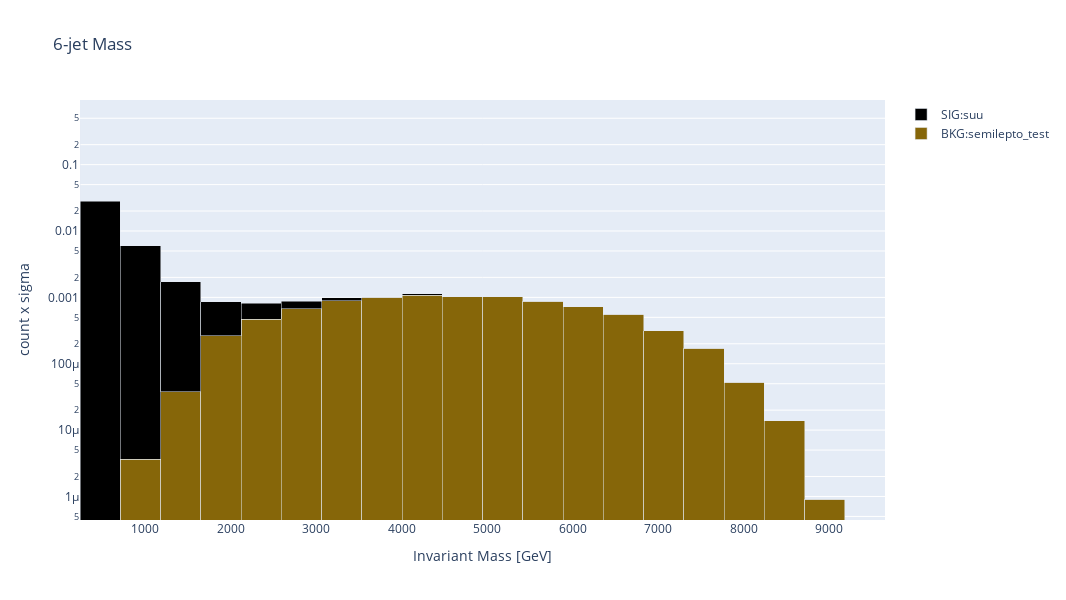

Notebook source saved alongside this figure:
### Code cell
fig = make_histogram(combined_masses, 20, clip_top_prc=100)
bin_width = fig.data[0].x[1] - fig.data[0].x[0]
fig.update_layout(
    title="6-jet Mass",
    xaxis_title="Invariant Mass [GeV]",
    yaxis_title_text="count x sigma",
    barmode="stack",
    bargap=0,
    width=1600 * (2 / 3),
    height=900 * (2 / 3),
    # ignore first bin
    xaxis_range=[fig.data[0].x[1] - bin_width / 2, fig.data[0].x[-1] + bin_width / 2],
    yaxis_type="log",
)

fig.show()
print(
    [fig.data[0].x[1] - bin_width, fig.data[0].x[-1]],
)

### Figure 1 — Plotly figure (JSON) as saved in the notebook; plotly's stock layout.template omitted (floating-point values rounded to 4 significant figures)
{"data": [{"marker": {"color": "#866609"}, "name": "BKG:semilepto_test", "type": "bar", "x": [0, 470.9, 941.7, 1413.0, 1883.0, 2354.0, 2825.0, 3296.0, 3767.0, 4238.0, 4709.0, 5179.0, 5650.0, 6121.0, 6592.0, 7063.0, 7534.0, 8005.0, 8475.0, 8946.0, 9417.0], "y": [0, 0, 3.664e-06, 3.755e-05, 0.0002656, 0.0004671, 0.0006732, 0.0008848, 0.001003, 0.001076, 0.001028, 0.001019, 0.0008674, 0.0007281, 0.000556, 0.0003123, 0.0001704, 5.221e-05, 1.374e-05, 9.159e-07]}, {"marker": {"color": "#000000"}, "name": "SIG:suu", "type": "bar", "x": [0, 470.9, 941.7, 1413.0, 1883.0, 2354.0, 2825.0, 3296.0, 3767.0, 4238.0, 4709.0, 5179.0, 5650.0, 6121.0, 6592.0, 7063.0, 7534.0, 8005.0, 8475.0, 8946.0, 9417.0], "y": [0.4547, 0.02818, 0.006, 0.001672, 0.0005902, 0.0003443, 0.0001967, 9.836e-05, 0, 4.918e-05, 0, 0, 0, 0, 0, 0, 0, 0, 0, 0]}], "layout": {"bargap": 0, "barmode": "stack", "height": 600, "title": {"text": "6-jet Mass"}, "width": 1067.0, "xaxis": {"range": [235.4, 9653.0], "title": {"text": "Invariant Mass [GeV]"}}, "yaxis": {"title": {"text": "count x sigma"}, "type": "log"}}}
